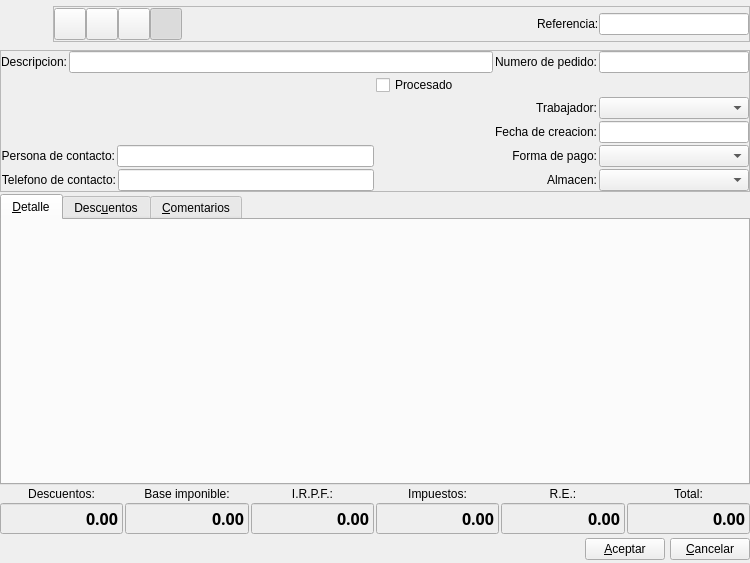
<?xml version="1.0" encoding="UTF-8"?>
<ui version="4.0">
 <author>Tomeu Borras Riera</author>
 <class>PedidoClienteBase</class>
 <widget class="QWidget" name="PedidoClienteBase">
  <property name="geometry">
   <rect>
    <x>0</x>
    <y>0</y>
    <width>750</width>
    <height>563</height>
   </rect>
  </property>
  <property name="windowTitle">
   <string>Nuevo pedido de cliente</string>
  </property>
  <property name="windowIcon">
   <iconset resource="../../../bulmages.qrc">
    <normaloff>:/Images/client-delivery-order.png</normaloff>:/Images/client-delivery-order.png</iconset>
  </property>
  <layout class="QGridLayout" name="gridLayout_2">
   <property name="margin">
    <number>0</number>
   </property>
   <item row="0" column="0" colspan="6">
    <layout class="QHBoxLayout" name="hboxLayout1">
     <property name="spacing">
      <number>5</number>
     </property>
     <property name="margin">
      <number>0</number>
     </property>
     <item>
      <widget class="QLabel" name="pixmapLabel1">
       <property name="minimumSize">
        <size>
         <width>48</width>
         <height>48</height>
        </size>
       </property>
       <property name="maximumSize">
        <size>
         <width>48</width>
         <height>48</height>
        </size>
       </property>
       <property name="pixmap">
        <pixmap resource="../../../bulmages.qrc">:/Images/client-delivery-order.png</pixmap>
       </property>
       <property name="scaledContents">
        <bool>true</bool>
       </property>
      </widget>
     </item>
     <item>
      <widget class="QFrame" name="frame_2">
       <property name="sizePolicy">
        <sizepolicy hsizetype="Preferred" vsizetype="Fixed">
         <horstretch>0</horstretch>
         <verstretch>0</verstretch>
        </sizepolicy>
       </property>
       <property name="frameShape">
        <enum>QFrame::StyledPanel</enum>
       </property>
       <property name="frameShadow">
        <enum>QFrame::Raised</enum>
       </property>
       <layout class="QHBoxLayout">
        <property name="spacing">
         <number>0</number>
        </property>
        <property name="margin">
         <number>0</number>
        </property>
        <item>
         <widget class="QToolButton" name="mui_guardar">
          <property name="minimumSize">
           <size>
            <width>32</width>
            <height>32</height>
           </size>
          </property>
          <property name="maximumSize">
           <size>
            <width>32</width>
            <height>32</height>
           </size>
          </property>
          <property name="toolTip">
           <string>Guardar pedido</string>
          </property>
          <property name="whatsThis">
           <string>Guardar pedido</string>
          </property>
          <property name="text">
           <string/>
          </property>
          <property name="icon">
           <iconset resource="../../../bulmages.qrc">
            <normaloff>:/Images/edit-save.png</normaloff>:/Images/edit-save.png</iconset>
          </property>
          <property name="iconSize">
           <size>
            <width>32</width>
            <height>32</height>
           </size>
          </property>
         </widget>
        </item>
        <item>
         <widget class="QToolButton" name="mui_borrar">
          <property name="minimumSize">
           <size>
            <width>32</width>
            <height>32</height>
           </size>
          </property>
          <property name="maximumSize">
           <size>
            <width>32</width>
            <height>32</height>
           </size>
          </property>
          <property name="toolTip">
           <string>Borrar pedido</string>
          </property>
          <property name="whatsThis">
           <string>Borrar pedido</string>
          </property>
          <property name="text">
           <string/>
          </property>
          <property name="icon">
           <iconset resource="../../../bulmages.qrc">
            <normaloff>:/Images/edit-delete.png</normaloff>:/Images/edit-delete.png</iconset>
          </property>
          <property name="iconSize">
           <size>
            <width>32</width>
            <height>32</height>
           </size>
          </property>
         </widget>
        </item>
        <item>
         <widget class="QToolButton" name="mui_imprimir">
          <property name="minimumSize">
           <size>
            <width>32</width>
            <height>32</height>
           </size>
          </property>
          <property name="maximumSize">
           <size>
            <width>32</width>
            <height>32</height>
           </size>
          </property>
          <property name="toolTip">
           <string>Imprimir pedido</string>
          </property>
          <property name="whatsThis">
           <string>Imprimir pedido</string>
          </property>
          <property name="text">
           <string/>
          </property>
          <property name="icon">
           <iconset resource="../../../bulmages.qrc">
            <normaloff>:/Images/document-print.png</normaloff>:/Images/document-print.png</iconset>
          </property>
          <property name="iconSize">
           <size>
            <width>32</width>
            <height>32</height>
           </size>
          </property>
         </widget>
        </item>
        <item>
         <widget class="QToolButton" name="mui_detalles">
          <property name="minimumSize">
           <size>
            <width>32</width>
            <height>32</height>
           </size>
          </property>
          <property name="maximumSize">
           <size>
            <width>32</width>
            <height>32</height>
           </size>
          </property>
          <property name="toolTip">
           <string>Mostrar/ocultar cabecera</string>
          </property>
          <property name="whatsThis">
           <string>Mostrar/ocultar cabecera</string>
          </property>
          <property name="text">
           <string/>
          </property>
          <property name="icon">
           <iconset resource="../../../bulmages.qrc">
            <normaloff>:/Images/document-properties.png</normaloff>:/Images/document-properties.png</iconset>
          </property>
          <property name="iconSize">
           <size>
            <width>32</width>
            <height>32</height>
           </size>
          </property>
          <property name="checkable">
           <bool>true</bool>
          </property>
          <property name="checked">
           <bool>true</bool>
          </property>
         </widget>
        </item>
        <item>
         <spacer>
          <property name="orientation">
           <enum>Qt::Horizontal</enum>
          </property>
          <property name="sizeType">
           <enum>QSizePolicy::Expanding</enum>
          </property>
          <property name="sizeHint" stdset="0">
           <size>
            <width>16</width>
            <height>21</height>
           </size>
          </property>
         </spacer>
        </item>
        <item>
         <widget class="QFrame" name="mui_plugbotones">
          <property name="sizePolicy">
           <sizepolicy hsizetype="Expanding" vsizetype="Preferred">
            <horstretch>0</horstretch>
            <verstretch>0</verstretch>
           </sizepolicy>
          </property>
          <property name="frameShape">
           <enum>QFrame::NoFrame</enum>
          </property>
          <property name="frameShadow">
           <enum>QFrame::Plain</enum>
          </property>
          <property name="lineWidth">
           <number>0</number>
          </property>
         </widget>
        </item>
        <item>
         <spacer>
          <property name="orientation">
           <enum>Qt::Horizontal</enum>
          </property>
          <property name="sizeType">
           <enum>QSizePolicy::Expanding</enum>
          </property>
          <property name="sizeHint" stdset="0">
           <size>
            <width>41</width>
            <height>34</height>
           </size>
          </property>
         </spacer>
        </item>
        <item>
         <widget class="QLabel" name="label5">
          <property name="sizePolicy">
           <sizepolicy hsizetype="Preferred" vsizetype="Fixed">
            <horstretch>0</horstretch>
            <verstretch>0</verstretch>
           </sizepolicy>
          </property>
          <property name="text">
           <string>Referencia:</string>
          </property>
          <property name="buddy">
           <cstring>mui_refpedidocliente</cstring>
          </property>
         </widget>
        </item>
        <item>
         <widget class="BfBuscarReferencia" name="mui_refpedidocliente">
          <property name="minimumSize">
           <size>
            <width>150</width>
            <height>0</height>
           </size>
          </property>
         </widget>
        </item>
       </layout>
      </widget>
     </item>
    </layout>
   </item>
   <item row="1" column="0" colspan="6">
    <widget class="QFrame" name="frame">
     <property name="minimumSize">
      <size>
       <width>0</width>
       <height>0</height>
      </size>
     </property>
     <property name="frameShape">
      <enum>QFrame::StyledPanel</enum>
     </property>
     <property name="frameShadow">
      <enum>QFrame::Raised</enum>
     </property>
     <layout class="QGridLayout" name="gridLayout">
      <property name="margin">
       <number>0</number>
      </property>
      <item row="0" column="0" colspan="2">
       <layout class="QHBoxLayout">
        <item>
         <widget class="QLabel" name="label6">
          <property name="sizePolicy">
           <sizepolicy hsizetype="Preferred" vsizetype="Fixed">
            <horstretch>0</horstretch>
            <verstretch>0</verstretch>
           </sizepolicy>
          </property>
          <property name="text">
           <string>Descripcion:</string>
          </property>
          <property name="alignment">
           <set>Qt::AlignRight|Qt::AlignTrailing|Qt::AlignVCenter</set>
          </property>
          <property name="buddy">
           <cstring>mui_descpedidocliente</cstring>
          </property>
         </widget>
        </item>
        <item>
         <widget class="QLineEdit" name="mui_descpedidocliente">
          <property name="maxLength">
           <number>500</number>
          </property>
         </widget>
        </item>
        <item>
         <widget class="QLabel" name="label7">
          <property name="sizePolicy">
           <sizepolicy hsizetype="Preferred" vsizetype="Fixed">
            <horstretch>0</horstretch>
            <verstretch>0</verstretch>
           </sizepolicy>
          </property>
          <property name="text">
           <string>Numero de pedido:</string>
          </property>
          <property name="alignment">
           <set>Qt::AlignRight|Qt::AlignTrailing|Qt::AlignVCenter</set>
          </property>
          <property name="buddy">
           <cstring>mui_numpedidocliente</cstring>
          </property>
         </widget>
        </item>
        <item>
         <widget class="QLineEdit" name="mui_numpedidocliente">
          <property name="minimumSize">
           <size>
            <width>150</width>
            <height>0</height>
           </size>
          </property>
          <property name="maximumSize">
           <size>
            <width>150</width>
            <height>16777215</height>
           </size>
          </property>
         </widget>
        </item>
       </layout>
      </item>
      <item row="1" column="0" rowspan="3">
       <widget class="BlSearchWidget" name="mui_idcliente" native="true">
        <property name="sizePolicy">
         <sizepolicy hsizetype="Ignored" vsizetype="Ignored">
          <horstretch>0</horstretch>
          <verstretch>0</verstretch>
         </sizepolicy>
        </property>
        <property name="minimumSize">
         <size>
          <width>150</width>
          <height>0</height>
         </size>
        </property>
       </widget>
      </item>
      <item row="1" column="1">
       <widget class="QCheckBox" name="mui_procesadopedidocliente">
        <property name="sizePolicy">
         <sizepolicy hsizetype="Expanding" vsizetype="Fixed">
          <horstretch>0</horstretch>
          <verstretch>0</verstretch>
         </sizepolicy>
        </property>
        <property name="text">
         <string>Procesado</string>
        </property>
       </widget>
      </item>
      <item row="2" column="1">
       <layout class="QHBoxLayout" name="horizontalLayout_3">
        <item>
         <widget class="QLabel" name="label_4">
          <property name="sizePolicy">
           <sizepolicy hsizetype="Preferred" vsizetype="Fixed">
            <horstretch>0</horstretch>
            <verstretch>0</verstretch>
           </sizepolicy>
          </property>
          <property name="text">
           <string>Trabajador:</string>
          </property>
          <property name="alignment">
           <set>Qt::AlignRight|Qt::AlignTrailing|Qt::AlignVCenter</set>
          </property>
          <property name="buddy">
           <cstring>mui_idtrabajador</cstring>
          </property>
         </widget>
        </item>
        <item>
         <widget class="BfBuscarTrabajador" name="mui_idtrabajador">
          <property name="minimumSize">
           <size>
            <width>150</width>
            <height>0</height>
           </size>
          </property>
          <property name="maximumSize">
           <size>
            <width>150</width>
            <height>16777215</height>
           </size>
          </property>
         </widget>
        </item>
       </layout>
      </item>
      <item row="3" column="1">
       <layout class="QHBoxLayout" name="horizontalLayout_4">
        <item>
         <widget class="QLabel" name="label">
          <property name="sizePolicy">
           <sizepolicy hsizetype="Preferred" vsizetype="Fixed">
            <horstretch>0</horstretch>
            <verstretch>0</verstretch>
           </sizepolicy>
          </property>
          <property name="text">
           <string>Fecha de creacion:</string>
          </property>
          <property name="alignment">
           <set>Qt::AlignRight|Qt::AlignTrailing|Qt::AlignVCenter</set>
          </property>
          <property name="buddy">
           <cstring>mui_fechapedidocliente</cstring>
          </property>
         </widget>
        </item>
        <item>
         <widget class="BlDateSearch" name="mui_fechapedidocliente">
          <property name="minimumSize">
           <size>
            <width>150</width>
            <height>0</height>
           </size>
          </property>
          <property name="maximumSize">
           <size>
            <width>150</width>
            <height>16777215</height>
           </size>
          </property>
         </widget>
        </item>
       </layout>
      </item>
      <item row="4" column="0">
       <layout class="QHBoxLayout" name="horizontalLayout">
        <item>
         <widget class="QLabel" name="label10">
          <property name="sizePolicy">
           <sizepolicy hsizetype="Preferred" vsizetype="Fixed">
            <horstretch>0</horstretch>
            <verstretch>0</verstretch>
           </sizepolicy>
          </property>
          <property name="text">
           <string>Persona de contacto:</string>
          </property>
          <property name="alignment">
           <set>Qt::AlignRight|Qt::AlignTrailing|Qt::AlignVCenter</set>
          </property>
          <property name="buddy">
           <cstring>mui_contactpedidocliente</cstring>
          </property>
         </widget>
        </item>
        <item>
         <widget class="QLineEdit" name="mui_contactpedidocliente"/>
        </item>
       </layout>
      </item>
      <item row="4" column="1">
       <layout class="QHBoxLayout" name="horizontalLayout_5">
        <item>
         <widget class="QLabel" name="label_2">
          <property name="sizePolicy">
           <sizepolicy hsizetype="Preferred" vsizetype="Fixed">
            <horstretch>0</horstretch>
            <verstretch>0</verstretch>
           </sizepolicy>
          </property>
          <property name="text">
           <string>Forma de pago:</string>
          </property>
          <property name="alignment">
           <set>Qt::AlignRight|Qt::AlignTrailing|Qt::AlignVCenter</set>
          </property>
          <property name="buddy">
           <cstring>mui_idforma_pago</cstring>
          </property>
         </widget>
        </item>
        <item>
         <widget class="BfBuscarFormaPago" name="mui_idforma_pago">
          <property name="minimumSize">
           <size>
            <width>150</width>
            <height>0</height>
           </size>
          </property>
          <property name="maximumSize">
           <size>
            <width>150</width>
            <height>16777215</height>
           </size>
          </property>
         </widget>
        </item>
       </layout>
      </item>
      <item row="5" column="0">
       <layout class="QHBoxLayout" name="horizontalLayout_2">
        <item>
         <widget class="QLabel" name="label8">
          <property name="sizePolicy">
           <sizepolicy hsizetype="Preferred" vsizetype="Fixed">
            <horstretch>0</horstretch>
            <verstretch>0</verstretch>
           </sizepolicy>
          </property>
          <property name="text">
           <string>Telefono de contacto:</string>
          </property>
          <property name="alignment">
           <set>Qt::AlignRight|Qt::AlignTrailing|Qt::AlignVCenter</set>
          </property>
          <property name="buddy">
           <cstring>mui_telpedidocliente</cstring>
          </property>
         </widget>
        </item>
        <item>
         <widget class="QLineEdit" name="mui_telpedidocliente"/>
        </item>
       </layout>
      </item>
      <item row="5" column="1">
       <layout class="QHBoxLayout" name="horizontalLayout_6">
        <item>
         <widget class="QLabel" name="label_3">
          <property name="sizePolicy">
           <sizepolicy hsizetype="Preferred" vsizetype="Fixed">
            <horstretch>0</horstretch>
            <verstretch>0</verstretch>
           </sizepolicy>
          </property>
          <property name="text">
           <string>Almacen:</string>
          </property>
          <property name="alignment">
           <set>Qt::AlignRight|Qt::AlignTrailing|Qt::AlignVCenter</set>
          </property>
          <property name="buddy">
           <cstring>mui_idalmacen</cstring>
          </property>
         </widget>
        </item>
        <item>
         <widget class="BfBuscarAlmacen" name="mui_idalmacen">
          <property name="minimumSize">
           <size>
            <width>150</width>
            <height>0</height>
           </size>
          </property>
          <property name="maximumSize">
           <size>
            <width>150</width>
            <height>16777215</height>
           </size>
          </property>
         </widget>
        </item>
       </layout>
      </item>
     </layout>
     <zorder>mui_procesadopedidocliente</zorder>
     <zorder>mui_idcliente</zorder>
     <zorder>label_4</zorder>
     <zorder>mui_idtrabajador</zorder>
     <zorder>label</zorder>
     <zorder>mui_fechapedidocliente</zorder>
     <zorder>label10</zorder>
     <zorder>mui_contactpedidocliente</zorder>
     <zorder>label_2</zorder>
     <zorder>mui_idforma_pago</zorder>
     <zorder>label8</zorder>
     <zorder>mui_telpedidocliente</zorder>
     <zorder>label_3</zorder>
     <zorder>mui_idalmacen</zorder>
     <zorder></zorder>
     <zorder>mui_descpedidocliente</zorder>
    </widget>
   </item>
   <item row="2" column="0" colspan="6">
    <widget class="QTabWidget" name="discounts">
     <property name="enabled">
      <bool>true</bool>
     </property>
     <property name="currentIndex">
      <number>0</number>
     </property>
     <widget class="QWidget" name="tab1">
      <attribute name="title">
       <string>&amp;Detalle</string>
      </attribute>
      <layout class="QVBoxLayout">
       <property name="spacing">
        <number>5</number>
       </property>
       <property name="margin">
        <number>5</number>
       </property>
       <item>
        <widget class="ListLinPedidoClienteView" name="subform3" native="true"/>
       </item>
      </layout>
     </widget>
     <widget class="QWidget" name="Tab2">
      <attribute name="title">
       <string>Desc&amp;uentos</string>
      </attribute>
      <layout class="QVBoxLayout">
       <property name="spacing">
        <number>5</number>
       </property>
       <property name="margin">
        <number>5</number>
       </property>
       <item>
        <widget class="ListDescuentoPedidoClienteView" name="m_descuentos" native="true"/>
       </item>
      </layout>
     </widget>
     <widget class="QWidget" name="tab3">
      <attribute name="title">
       <string>&amp;Comentarios</string>
      </attribute>
      <layout class="QVBoxLayout">
       <property name="spacing">
        <number>5</number>
       </property>
       <property name="margin">
        <number>5</number>
       </property>
       <item>
        <widget class="QTextEdit" name="mui_comentpedidocliente">
         <property name="tabChangesFocus">
          <bool>true</bool>
         </property>
        </widget>
       </item>
      </layout>
     </widget>
    </widget>
   </item>
   <item row="3" column="0">
    <widget class="QLabel" name="label3">
     <property name="sizePolicy">
      <sizepolicy hsizetype="Expanding" vsizetype="Preferred">
       <horstretch>0</horstretch>
       <verstretch>0</verstretch>
      </sizepolicy>
     </property>
     <property name="text">
      <string>Descuentos:</string>
     </property>
     <property name="alignment">
      <set>Qt::AlignCenter</set>
     </property>
    </widget>
   </item>
   <item row="3" column="1">
    <widget class="QLabel" name="label2">
     <property name="sizePolicy">
      <sizepolicy hsizetype="Expanding" vsizetype="Preferred">
       <horstretch>0</horstretch>
       <verstretch>0</verstretch>
      </sizepolicy>
     </property>
     <property name="text">
      <string>Base imponible:</string>
     </property>
     <property name="alignment">
      <set>Qt::AlignCenter</set>
     </property>
    </widget>
   </item>
   <item row="3" column="2">
    <widget class="QLabel" name="label4_3">
     <property name="sizePolicy">
      <sizepolicy hsizetype="Expanding" vsizetype="Preferred">
       <horstretch>0</horstretch>
       <verstretch>0</verstretch>
      </sizepolicy>
     </property>
     <property name="text">
      <string>I.R.P.F.:</string>
     </property>
     <property name="alignment">
      <set>Qt::AlignCenter</set>
     </property>
    </widget>
   </item>
   <item row="3" column="3">
    <widget class="QLabel" name="label4">
     <property name="sizePolicy">
      <sizepolicy hsizetype="Expanding" vsizetype="Preferred">
       <horstretch>0</horstretch>
       <verstretch>0</verstretch>
      </sizepolicy>
     </property>
     <property name="text">
      <string>Impuestos:</string>
     </property>
     <property name="alignment">
      <set>Qt::AlignCenter</set>
     </property>
    </widget>
   </item>
   <item row="3" column="4">
    <widget class="QLabel" name="label4_2">
     <property name="sizePolicy">
      <sizepolicy hsizetype="Expanding" vsizetype="Preferred">
       <horstretch>0</horstretch>
       <verstretch>0</verstretch>
      </sizepolicy>
     </property>
     <property name="text">
      <string>R.E.:</string>
     </property>
     <property name="alignment">
      <set>Qt::AlignCenter</set>
     </property>
    </widget>
   </item>
   <item row="3" column="5">
    <widget class="QLabel" name="label1">
     <property name="sizePolicy">
      <sizepolicy hsizetype="Expanding" vsizetype="Preferred">
       <horstretch>0</horstretch>
       <verstretch>0</verstretch>
      </sizepolicy>
     </property>
     <property name="text">
      <string>Total:</string>
     </property>
     <property name="alignment">
      <set>Qt::AlignCenter</set>
     </property>
    </widget>
   </item>
   <item row="4" column="0">
    <widget class="QLineEdit" name="m_totalDiscounts">
     <property name="enabled">
      <bool>true</bool>
     </property>
     <property name="minimumSize">
      <size>
       <width>100</width>
       <height>0</height>
      </size>
     </property>
     <property name="palette">
      <palette>
       <active>
        <colorrole role="Base">
         <brush brushstyle="SolidPattern">
          <color alpha="255">
           <red>238</red>
           <green>238</green>
           <blue>238</blue>
          </color>
         </brush>
        </colorrole>
       </active>
       <inactive>
        <colorrole role="Base">
         <brush brushstyle="SolidPattern">
          <color alpha="255">
           <red>238</red>
           <green>238</green>
           <blue>238</blue>
          </color>
         </brush>
        </colorrole>
       </inactive>
       <disabled>
        <colorrole role="Base">
         <brush brushstyle="SolidPattern">
          <color alpha="255">
           <red>255</red>
           <green>255</green>
           <blue>255</blue>
          </color>
         </brush>
        </colorrole>
       </disabled>
      </palette>
     </property>
     <property name="font">
      <font>
       <family>Sans Serif</family>
       <pointsize>12</pointsize>
       <weight>75</weight>
       <italic>false</italic>
       <bold>true</bold>
       <underline>false</underline>
       <strikeout>false</strikeout>
      </font>
     </property>
     <property name="focusPolicy">
      <enum>Qt::NoFocus</enum>
     </property>
     <property name="acceptDrops">
      <bool>false</bool>
     </property>
     <property name="text">
      <string>0.00</string>
     </property>
     <property name="alignment">
      <set>Qt::AlignRight</set>
     </property>
     <property name="readOnly">
      <bool>true</bool>
     </property>
    </widget>
   </item>
   <item row="4" column="1">
    <widget class="QLineEdit" name="m_totalBases">
     <property name="minimumSize">
      <size>
       <width>100</width>
       <height>0</height>
      </size>
     </property>
     <property name="palette">
      <palette>
       <active>
        <colorrole role="Base">
         <brush brushstyle="SolidPattern">
          <color alpha="255">
           <red>238</red>
           <green>238</green>
           <blue>238</blue>
          </color>
         </brush>
        </colorrole>
       </active>
       <inactive>
        <colorrole role="Base">
         <brush brushstyle="SolidPattern">
          <color alpha="255">
           <red>238</red>
           <green>238</green>
           <blue>238</blue>
          </color>
         </brush>
        </colorrole>
       </inactive>
       <disabled>
        <colorrole role="Base">
         <brush brushstyle="SolidPattern">
          <color alpha="255">
           <red>255</red>
           <green>255</green>
           <blue>255</blue>
          </color>
         </brush>
        </colorrole>
       </disabled>
      </palette>
     </property>
     <property name="font">
      <font>
       <family>Sans Serif</family>
       <pointsize>12</pointsize>
       <weight>75</weight>
       <italic>false</italic>
       <bold>true</bold>
       <underline>false</underline>
       <strikeout>false</strikeout>
      </font>
     </property>
     <property name="focusPolicy">
      <enum>Qt::NoFocus</enum>
     </property>
     <property name="acceptDrops">
      <bool>false</bool>
     </property>
     <property name="text">
      <string>0.00</string>
     </property>
     <property name="alignment">
      <set>Qt::AlignRight</set>
     </property>
     <property name="readOnly">
      <bool>true</bool>
     </property>
    </widget>
   </item>
   <item row="4" column="2">
    <widget class="QLineEdit" name="m_totalIRPF">
     <property name="minimumSize">
      <size>
       <width>100</width>
       <height>0</height>
      </size>
     </property>
     <property name="palette">
      <palette>
       <active>
        <colorrole role="Base">
         <brush brushstyle="SolidPattern">
          <color alpha="255">
           <red>238</red>
           <green>238</green>
           <blue>238</blue>
          </color>
         </brush>
        </colorrole>
       </active>
       <inactive>
        <colorrole role="Base">
         <brush brushstyle="SolidPattern">
          <color alpha="255">
           <red>238</red>
           <green>238</green>
           <blue>238</blue>
          </color>
         </brush>
        </colorrole>
       </inactive>
       <disabled>
        <colorrole role="Base">
         <brush brushstyle="SolidPattern">
          <color alpha="255">
           <red>255</red>
           <green>255</green>
           <blue>255</blue>
          </color>
         </brush>
        </colorrole>
       </disabled>
      </palette>
     </property>
     <property name="font">
      <font>
       <family>Sans Serif</family>
       <pointsize>12</pointsize>
       <weight>75</weight>
       <italic>false</italic>
       <bold>true</bold>
       <underline>false</underline>
       <strikeout>false</strikeout>
      </font>
     </property>
     <property name="focusPolicy">
      <enum>Qt::NoFocus</enum>
     </property>
     <property name="acceptDrops">
      <bool>false</bool>
     </property>
     <property name="text">
      <string>0.00</string>
     </property>
     <property name="alignment">
      <set>Qt::AlignRight</set>
     </property>
     <property name="readOnly">
      <bool>true</bool>
     </property>
    </widget>
   </item>
   <item row="4" column="3">
    <widget class="QLineEdit" name="m_totalTaxes">
     <property name="minimumSize">
      <size>
       <width>100</width>
       <height>0</height>
      </size>
     </property>
     <property name="palette">
      <palette>
       <active>
        <colorrole role="Base">
         <brush brushstyle="SolidPattern">
          <color alpha="255">
           <red>238</red>
           <green>238</green>
           <blue>238</blue>
          </color>
         </brush>
        </colorrole>
       </active>
       <inactive>
        <colorrole role="Base">
         <brush brushstyle="SolidPattern">
          <color alpha="255">
           <red>238</red>
           <green>238</green>
           <blue>238</blue>
          </color>
         </brush>
        </colorrole>
       </inactive>
       <disabled>
        <colorrole role="Base">
         <brush brushstyle="SolidPattern">
          <color alpha="255">
           <red>255</red>
           <green>255</green>
           <blue>255</blue>
          </color>
         </brush>
        </colorrole>
       </disabled>
      </palette>
     </property>
     <property name="font">
      <font>
       <family>Sans Serif</family>
       <pointsize>12</pointsize>
       <weight>75</weight>
       <italic>false</italic>
       <bold>true</bold>
       <underline>false</underline>
       <strikeout>false</strikeout>
      </font>
     </property>
     <property name="focusPolicy">
      <enum>Qt::NoFocus</enum>
     </property>
     <property name="acceptDrops">
      <bool>false</bool>
     </property>
     <property name="text">
      <string>0.00</string>
     </property>
     <property name="alignment">
      <set>Qt::AlignRight</set>
     </property>
     <property name="readOnly">
      <bool>true</bool>
     </property>
    </widget>
   </item>
   <item row="4" column="4">
    <widget class="QLineEdit" name="m_totalReqEq">
     <property name="minimumSize">
      <size>
       <width>100</width>
       <height>0</height>
      </size>
     </property>
     <property name="palette">
      <palette>
       <active>
        <colorrole role="Base">
         <brush brushstyle="SolidPattern">
          <color alpha="255">
           <red>238</red>
           <green>238</green>
           <blue>238</blue>
          </color>
         </brush>
        </colorrole>
       </active>
       <inactive>
        <colorrole role="Base">
         <brush brushstyle="SolidPattern">
          <color alpha="255">
           <red>238</red>
           <green>238</green>
           <blue>238</blue>
          </color>
         </brush>
        </colorrole>
       </inactive>
       <disabled>
        <colorrole role="Base">
         <brush brushstyle="SolidPattern">
          <color alpha="255">
           <red>255</red>
           <green>255</green>
           <blue>255</blue>
          </color>
         </brush>
        </colorrole>
       </disabled>
      </palette>
     </property>
     <property name="font">
      <font>
       <family>Sans Serif</family>
       <pointsize>12</pointsize>
       <weight>75</weight>
       <italic>false</italic>
       <bold>true</bold>
       <underline>false</underline>
       <strikeout>false</strikeout>
      </font>
     </property>
     <property name="focusPolicy">
      <enum>Qt::NoFocus</enum>
     </property>
     <property name="acceptDrops">
      <bool>false</bool>
     </property>
     <property name="text">
      <string>0.00</string>
     </property>
     <property name="alignment">
      <set>Qt::AlignRight</set>
     </property>
     <property name="readOnly">
      <bool>true</bool>
     </property>
    </widget>
   </item>
   <item row="4" column="5">
    <widget class="QLineEdit" name="m_totalpedidocliente">
     <property name="enabled">
      <bool>true</bool>
     </property>
     <property name="minimumSize">
      <size>
       <width>100</width>
       <height>0</height>
      </size>
     </property>
     <property name="palette">
      <palette>
       <active>
        <colorrole role="Base">
         <brush brushstyle="SolidPattern">
          <color alpha="255">
           <red>238</red>
           <green>238</green>
           <blue>238</blue>
          </color>
         </brush>
        </colorrole>
       </active>
       <inactive>
        <colorrole role="Base">
         <brush brushstyle="SolidPattern">
          <color alpha="255">
           <red>238</red>
           <green>238</green>
           <blue>238</blue>
          </color>
         </brush>
        </colorrole>
       </inactive>
       <disabled>
        <colorrole role="Base">
         <brush brushstyle="SolidPattern">
          <color alpha="255">
           <red>255</red>
           <green>255</green>
           <blue>255</blue>
          </color>
         </brush>
        </colorrole>
       </disabled>
      </palette>
     </property>
     <property name="font">
      <font>
       <family>Sans Serif</family>
       <pointsize>12</pointsize>
       <weight>75</weight>
       <italic>false</italic>
       <bold>true</bold>
       <underline>false</underline>
       <strikeout>false</strikeout>
      </font>
     </property>
     <property name="focusPolicy">
      <enum>Qt::NoFocus</enum>
     </property>
     <property name="acceptDrops">
      <bool>false</bool>
     </property>
     <property name="autoFillBackground">
      <bool>true</bool>
     </property>
     <property name="text">
      <string>0.00</string>
     </property>
     <property name="frame">
      <bool>true</bool>
     </property>
     <property name="alignment">
      <set>Qt::AlignRight</set>
     </property>
     <property name="readOnly">
      <bool>true</bool>
     </property>
    </widget>
   </item>
   <item row="5" column="0" colspan="6">
    <layout class="QHBoxLayout">
     <property name="spacing">
      <number>5</number>
     </property>
     <property name="margin">
      <number>0</number>
     </property>
     <item>
      <spacer>
       <property name="orientation">
        <enum>Qt::Horizontal</enum>
       </property>
       <property name="sizeHint" stdset="0">
        <size>
         <width>436</width>
         <height>27</height>
        </size>
       </property>
      </spacer>
     </item>
     <item>
      <widget class="QPushButton" name="mui_aceptar">
       <property name="text">
        <string>&amp;Aceptar</string>
       </property>
      </widget>
     </item>
     <item>
      <widget class="QPushButton" name="mui_cancelar">
       <property name="text">
        <string>&amp;Cancelar</string>
       </property>
      </widget>
     </item>
    </layout>
   </item>
  </layout>
 </widget>
 <layoutdefault spacing="2" margin="2"/>
 <customwidgets>
  <customwidget>
   <class>BfBuscarFormaPago</class>
   <extends>QComboBox</extends>
   <header>bfbuscarformapago.h</header>
  </customwidget>
  <customwidget>
   <class>BfBuscarReferencia</class>
   <extends>QLineEdit</extends>
   <header>bfbuscarreferencia.h</header>
  </customwidget>
  <customwidget>
   <class>BfBuscarAlmacen</class>
   <extends>QComboBox</extends>
   <header>bfbuscaralmacen.h</header>
  </customwidget>
  <customwidget>
   <class>BlDateSearch</class>
   <extends>QLineEdit</extends>
   <header>../../bulmalib/src/bldatesearch.h</header>
  </customwidget>
  <customwidget>
   <class>BlSearchWidget</class>
   <extends>QWidget</extends>
   <header>blsearchwidget.h</header>
  </customwidget>
  <customwidget>
   <class>BfBuscarTrabajador</class>
   <extends>QComboBox</extends>
   <header>bfbuscartrabajador.h</header>
  </customwidget>
  <customwidget>
   <class>ListDescuentoPedidoClienteView</class>
   <extends>QWidget</extends>
   <header>listdescpedidoclienteview.h</header>
  </customwidget>
  <customwidget>
   <class>ListLinPedidoClienteView</class>
   <extends>QWidget</extends>
   <header>listlinpedidoclienteview.h</header>
  </customwidget>
 </customwidgets>
 <resources>
  <include location="../../../bulmages.qrc"/>
 </resources>
 <connections>
  <connection>
   <sender>mui_detalles</sender>
   <signal>toggled(bool)</signal>
   <receiver>frame</receiver>
   <slot>setShown(bool)</slot>
   <hints>
    <hint type="sourcelabel">
     <x>25</x>
     <y>86</y>
    </hint>
    <hint type="destinationlabel">
     <x>64</x>
     <y>138</y>
    </hint>
   </hints>
  </connection>
 </connections>
</ui>
